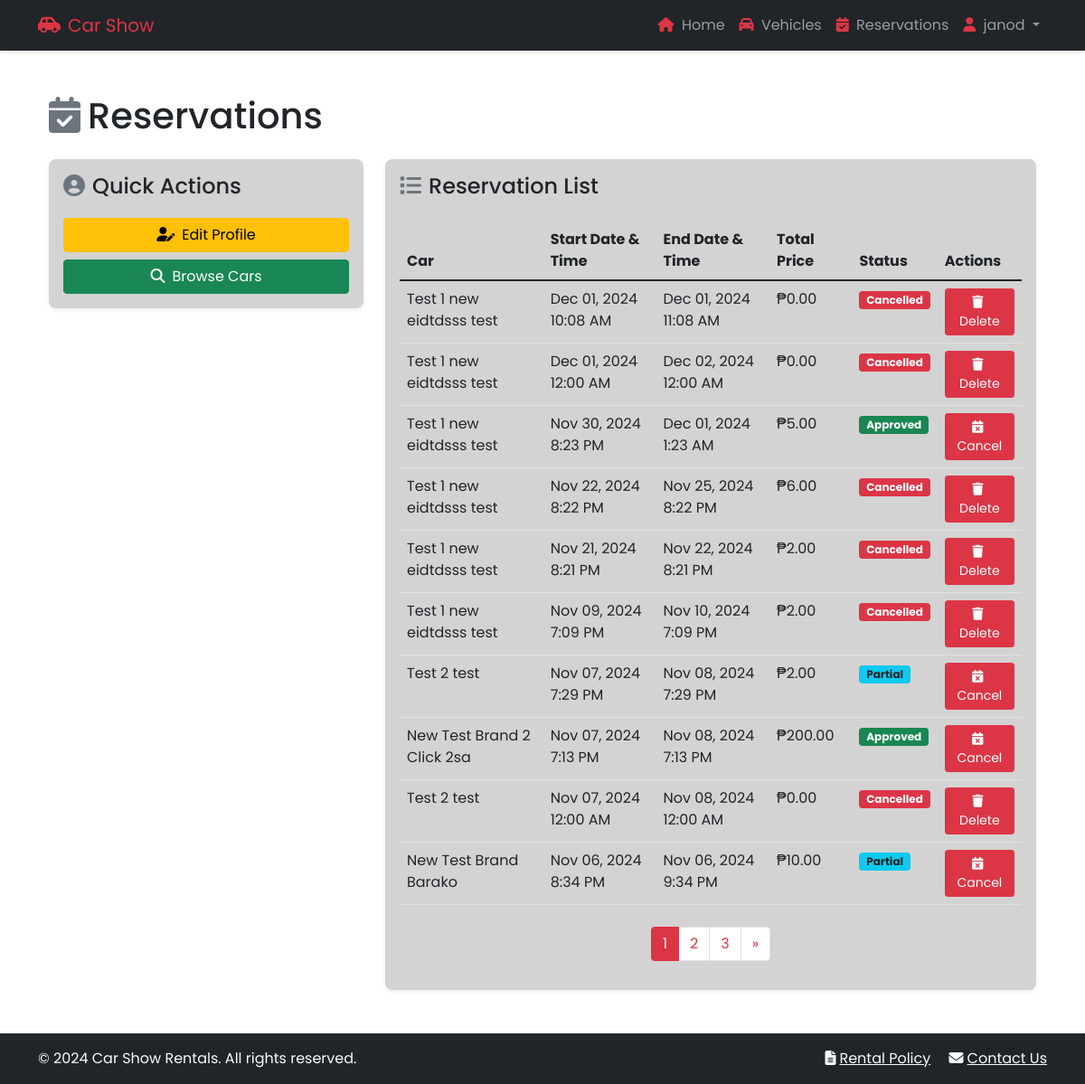
/reservations/ (signed in), run on an earlier commit of the app's database.
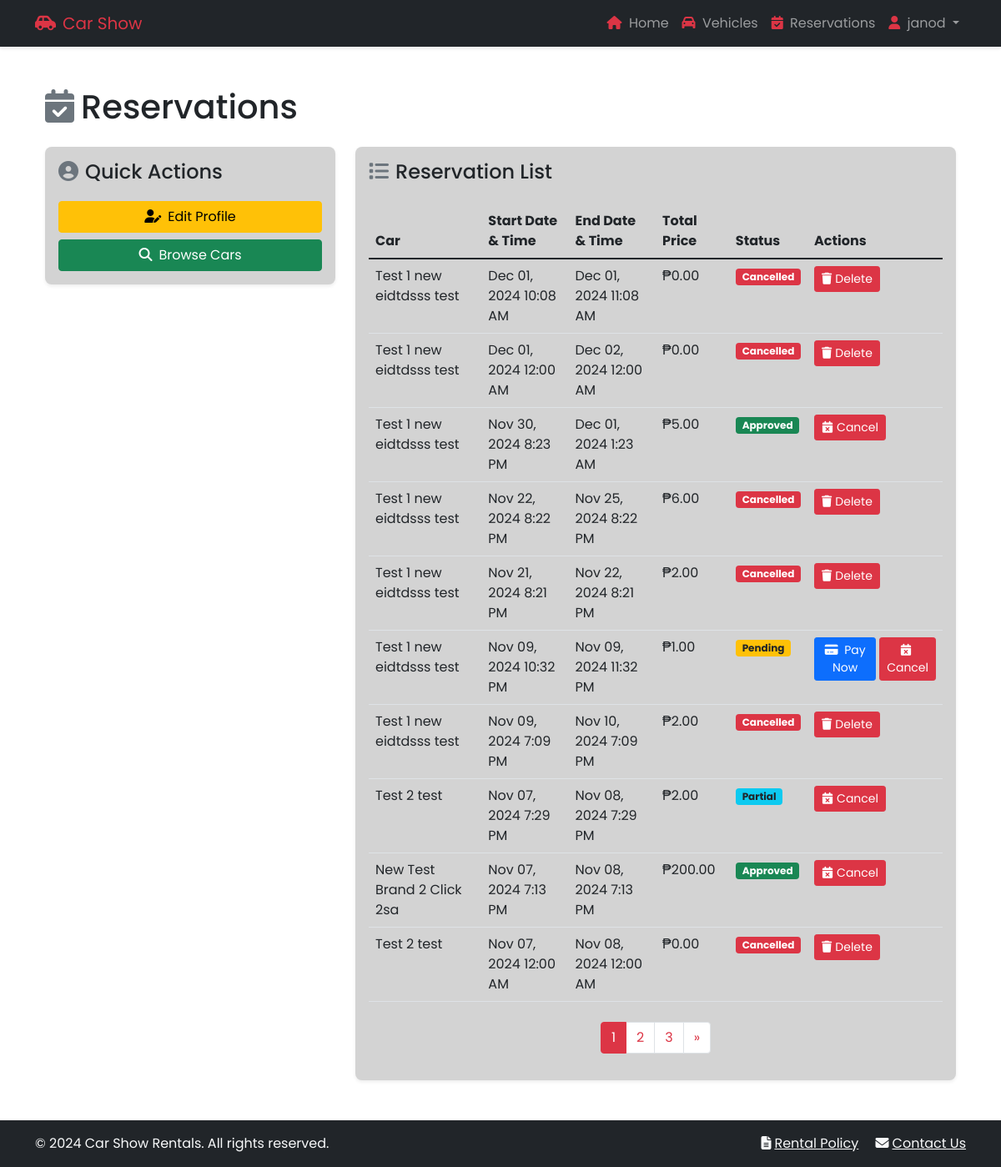
And on a later commit of the database.
### backend/models.py (models this page shows, shortened)
class Reservation(models.Model):
    RATE_TYPES = [
        ('hourly', 'Hourly'),
        ('daily', 'Daily'),
        ('weekly', 'Weekly'),
    ]
    STATUS_CHOICES = [
        ('pending', 'Pending'),
        ('partial', 'Partial'),
        ('paid', 'Paid'),
        ('active', 'Active'),
        ('completed', 'Completed'),
        ('cancelled', 'Cancelled'),
    ]
    user = models.ForeignKey(User, on_delete=models.CASCADE)
    car = models.ForeignKey(Car, on_delete=models.CASCADE)
    rate_type = models.CharField(max_length=20, choices=RATE_TYPES)
    start_datetime = models.DateTimeField()
    end_datetime = models.DateTimeField()
    receipt_image = models.ImageField(upload_to='receipts/', blank=True, null=True)
    reference_number = models.CharField(max_length=50, blank=True, null=True)
    amount = models.DecimalField(max_digits=10, decimal_places=2, default=0)
    total_price = models.DecimalField(max_digits=10, decimal_places=2)
    status = models.CharField(max_length=20, choices=STATUS_CHOICES, default='pending')
    created_at = models.DateTimeField(auto_now_add=True)
    updated_at = models.DateTimeField(auto_now=True)
    class Meta:
        ordering = ['-created_at', '-updated_at']

class Car(models.Model):
    CAR_TYPES = [
        ('sedan', 'Sedan'),
        ('suv', 'SUV'),
        ('pick up', 'Pick Up'),
        ('van', 'Van'),
        ('mini van', 'Mini Van'),
    ]
    brand = models.CharField(max_length=100)
    model = models.CharField(max_length=100)
    year = models.IntegerField()
    total_units = models.IntegerField()
    unavailable_units = models.IntegerField(default=0)
    car_type = models.CharField(max_length=20, choices=CAR_TYPES)
    hourly_rate = models.DecimalField(max_digits=8, decimal_places=2)
    daily_rate = models.DecimalField(max_digits=8, decimal_places=2)
    features = models.TextField()
    created_at = models.DateTimeField(auto_now_add=True)
    class Meta:
        ordering = ['-created_at']

### frontend/views.py (the view)
# urls.py: path('reservations/', views.view_reservations, name='admin_reservations'),
@login_required
def view_reservations(request):
    reservations = Reservation.objects.filter(user=request.user).order_by('-start_datetime')
    paginator = Paginator(reservations, 10)
    page = request.GET.get('page')
    try:
        reservations = paginator.page(page)
    except PageNotAnInteger:
        reservations = paginator.page(1)
    except EmptyPage:
        reservations = paginator.page(paginator.num_pages)
    return render(request, 'frontend/reservations.html', {'reservations': reservations})

### frontend/templates/frontend/reservations.html (shortened to what this page needs)
{% extends 'frontend/base.html' %}
{% load static %}
{% block content %}
<div class="container">
    <h1 class="mb-4"><i class="fas fa-calendar-check me-2 text-secondary"></i>Reservations</h1>
    <div class="row">
        <div class="col-md-4 mb-4">
            <div class="card shadow-sm" style="background-color: #d3d3d3;">
                <div class="card-body">
                    <h2 class="card-title h4"><i class="fas fa-user-circle me-2 mb-3 text-secondary"></i>Quick Actions</h2>
                    <div class="d-grid gap-2">
                        <a href="{% url 'profile' %}" class="btn btn-warning"><i class="fas fa-user-edit me-2"></i>Edit Profile</a>
                        <a href="{% url 'cars' %}" class="btn btn-success"><i class="fas fa-search me-2"></i>Browse Cars</a>
                    </div>
                </div>
            </div>
        </div>
        <div class="col-md-8">
            <div class="card shadow-sm" style="background-color: #d3d3d3;">
                <div class="card-body">
                    <h2 class="card-title h4 mb-4"><i class="fas fa-list me-2 text-secondary"></i>Reservation List</h2>
                    {% if reservations %}
                        <div class="table-responsive">
                            <table class="table table-hover">
                                <thead>
                                    <tr>
                                        <th>Car</th>
                                        <th>Start Date & Time</th>
                                        <th>End Date & Time</th>
                                        <th>Total Price</th>
                                        <th>Status</th>
                                        <th>Actions</th>
                                    </tr>
                                </thead>
                                <tbody>
                                {% for reservation in reservations %}
                                    <tr>
                                        <td>{{ reservation.car.brand }} {{ reservation.car.model }}</td>
                                        <td>{{ reservation.start_datetime|date:"M d, Y g:i A"}}</td>
                                        <td>{{ reservation.end_datetime|date:"M d, Y g:i A"}}</td>
                                        <td>₱{{ reservation.total_price }}</td>
                                        <td>
                                            {% if reservation.status == 'pending' %}
                                                <span class="badge bg-warning text-dark">Pending</span>
                                            {% elif reservation.status == 'partial' %}
                                                <span class="badge bg-info text-dark">Partial</span>
                                            {% elif reservation.status == 'paid' %}
                                                <span class="badge bg-success">Approved</span>
                                            {% elif reservation.status == 'active' %}
                                                <span class="badge bg-primary">Active</span>
                                            {% elif reservation.status == 'completed' %}
                                                <span class="badge bg-secondary">Completed</span>
                                            {% elif reservation.status == 'cancelled' %}
                                                <span class="badge bg-danger">Cancelled</span>
                                            {% endif %}
                                        </td>
                                        <td>
                                            {% if reservation.status == 'pending' %}
                                            <div class="d-flex gap-1">
                                                <a href="{% url 'payment' reservation.id %}" class="btn btn-sm btn-primary">
                                                    <i class="fas fa-credit-card me-1"></i>
                                                        Pay Now
                                                </a>
                                                <button class="btn btn-danger btn-sm" data-bs-toggle="modal"
                                                        data-bs-target="#cancelModal-{{ reservation.id }}">
                                                    <i class="fas fa-calendar-times me-1"></i>Cancel
                                                </button>
                                            </div>
                                            {% elif reservation.status == 'active' or reservation.status == 'paid' or reservation.status == 'partial' %}
                                                <button class="btn btn-danger btn-sm" data-bs-toggle="modal"
                                                        data-bs-target="#cancelModal-{{ reservation.id }}">
                                                    <i class="fas fa-calendar-times me-1"></i>Cancel
                                                </button>
                                            {% elif reservation.status == 'completed' or reservation.status == 'cancelled' %}
                                                <button class="btn btn-danger btn-sm" data-bs-toggle="modal"
                                                        data-bs-target="#deleteModal-{{ reservation.id }}">
                                                    <i class="fas fa-trash me-1"></i>Delete
                                                </button>
                                            {% endif %}
                                        </td>
                                    </tr>
                                {% endfor %}
                                </tbody>
                            </table>
                        </div>
                    {% else %}
                        <p class="text-center alert alert-info">
                            <i class="fas fa-info-circle me-2"></i>You have no reservations yet.
                        </p>
                    {% endif %}
                    {% if reservations.has_other_pages %}
                    <nav aria-label="Page navigation" class="mt-2">
                        <ul class="pagination justify-content-center">
                            {% for i in reservations.paginator.page_range %}
                                {% if reservations.number == i %}
                                    <li class="page-item active"><span class="page-link bg-danger border-danger">{{ i }}</span></li>
                                {% else %}
                                    <li class="page-item"><a class="page-link text-danger" href="?page={{ i }}{% for key, value in request.GET.items %}{% if key != 'page' %}&{{ key }}={{ value }}{% endif %}{% endfor %}">{{ i }}</a></li>
                                {% endif %}
                            {% endfor %}
                            {% if reservations.has_next %}
                                <li class="page-item">
                                    <a class="page-link text-danger" href="?page={{ reservations.next_page_number }}" aria-label="Next">
                                        <span aria-hidden="true">&raquo;</span>
                                    </a>
                                </li>
                            {% endif %}
                        </ul>
                    </nav>
                    {% endif %}
                </div>
            </div>
        </div>
    </div>
</div>
{% endblock %}

### frontend/templates/frontend/base.html (shortened to what this page needs)
<!DOCTYPE html>
{% load static %}
<html lang="en">
<head>
    <link href="https://cdn.jsdelivr.net/npm/bootstrap@5.1.3/dist/css/bootstrap.min.css" rel="stylesheet">
    <link rel="stylesheet" href="https://cdnjs.cloudflare.com/ajax/libs/font-awesome/6.1.1/css/all.min.css">
</head>
<body class="d-flex flex-column min-vh-100">
    <div class="toast-container position-fixed top-0 end-0 p-3" style="z-index: 1100">
    </div>
    <nav class="navbar navbar-expand-lg navbar-dark bg-dark">
        <div class="container">
            <a class="navbar-brand text-danger" href="{% url 'home' %}"><i class="fas fa-car-side me-2"></i>Car Show</a>
            <div class="collapse navbar-collapse" id="navbarNav">
                <ul class="navbar-nav ms-auto">
                    <li class="nav-item">
                        <a class="nav-link" href="{% url 'home' %}"><i class="fas fa-home text-danger me-1"></i> Home</a>
                    </li>
                    <li class="nav-item">
                        <a class="nav-link" href="{% url 'cars' %}"><i class="fas fa-car text-danger me-1"></i> Vehicles</a>
                    </li>
                    {% if user.is_authenticated %}
                        <li class="nav-item">
                            <a class="nav-link" href="{% url 'reservations' %}"><i class="fas fa-calendar-check text-danger me-1"></i> Reservations</a>
                        </li>
                        <li class="nav-item dropdown">
                            <a class="nav-link dropdown-toggle" href="#" id="navbarDropdown" role="button" data-bs-toggle="dropdown">
                                <i class="fas fa-user text-danger me-1"></i> {{ user.username }}
                            </a>
                        </li>
                    {% endif %}
                </ul>
            </div>
        </div>
    </nav>
    <main class="flex-grow-1 py-5">
        <div class="container">
            {% block content %}{% endblock %}
        </div>
    </main>
    <footer class="bg-dark text-light mt-auto py-3">
        <div class="container">
            <div class="row">
                <div class="col-md-6 text-center text-md-start">
                    <span>&copy; {% now "Y" %} Car Show Rentals. All rights reserved.</span>
                </div>
                <div class="col-md-6 text-center text-md-end">
                    <a href="{% url 'rental_policy' %}" class="text-light me-3"><i class="fas fa-file-alt me-1"></i>Rental Policy</a>
                    <a href="{% url 'contact_us' %}" class="text-light"><i class="fas fa-envelope me-1"></i>Contact Us</a>
                </div>
            </div>
        </div>
    </footer>
</body>
</html>

### frontend/templates/frontend/base.html (style rules this page uses)
body { font-family: 'Poppins', sans-serif; }
.navbar { box-shadow: 0 2px 4px rgba(0,0,0,.1); }
.card { border: none; border-radius: 0.5rem; box-shadow: 0 4px 6px rgba(0,0,0,.1); transition: all 0.3s ease; }

What changed in the data, as far as the page shows it:
no longer on this page (row unchanged): Reservation: car.brand "New Test Brand", car.model "Barako", start_datetime "Nov 06, 2024 8:34 PM", end_datetime "Nov 06, 2024 9:34 PM", total_price "10.00", status "Partial"
added Reservation: car.brand "Test 1 new eidtdsss", car.model "test", start_datetime "Nov 09, 2024 10:32 PM", end_datetime "Nov 09, 2024 11:32 PM", total_price "1.00", status "Pending"
